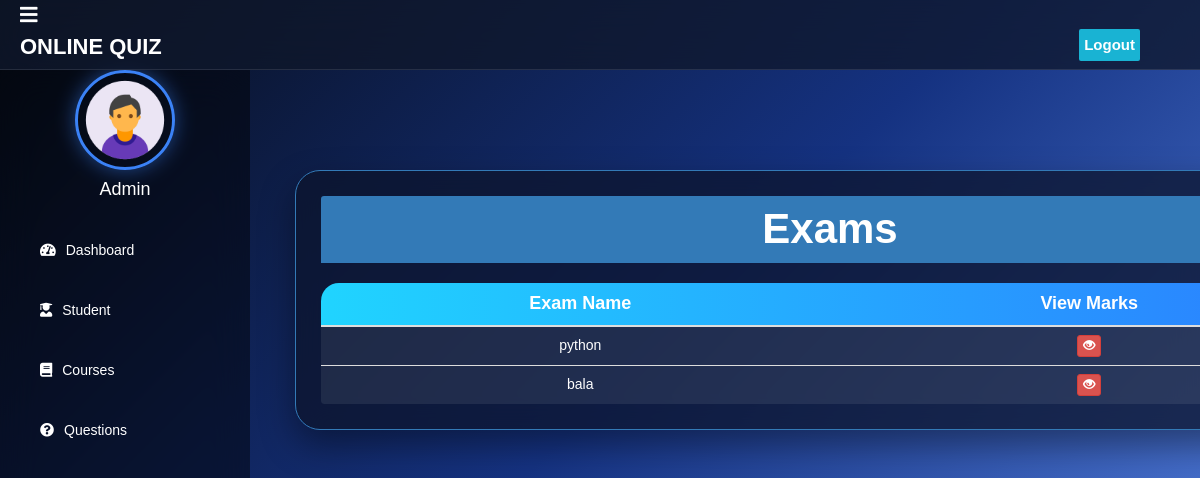
The page /admin-view-marks/9 (signed in) on the database as committed earlier.
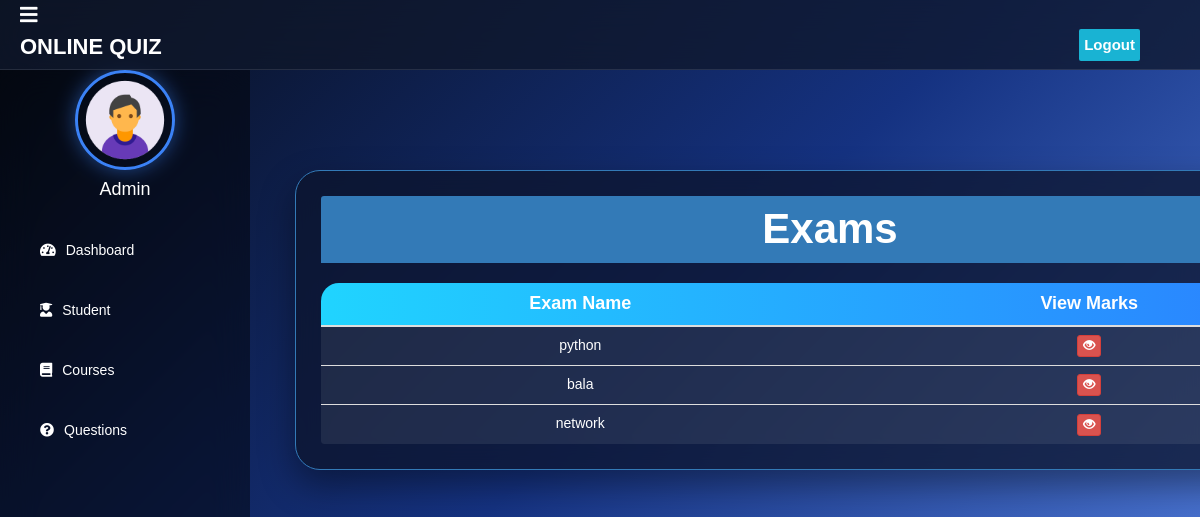
The same page on the database as committed later.
### quiz/models.py (models this page shows, shortened)
class Course(models.Model):
   course_name = models.CharField(max_length=50)
   question_number = models.PositiveIntegerField(default=0)
   total_marks = models.PositiveIntegerField(default=0)

### quiz/views.py (the view)
# urls.py: path('admin-view-marks/<int:pk>', views.admin_view_marks_view, name='admin-view-marks'),
@login_required(login_url='adminlogin')
def admin_view_marks_view(request,pk):
    courses = models.Course.objects.all()
    response =  render(request,'quiz/admin_view_marks.html',{'courses':courses})
    response.set_cookie('student_id',str(pk))
    return response

### templates/quiz/admin_view_marks.html (shortened to what this page needs)
{% extends 'quiz/adminbase.html' %}
{% block content %}
{%load static%}
<head>
  <link href="//netdna.bootstrapcdn.com/bootstrap/3.0.0/css/bootstrap.min.css" rel="stylesheet" id="bootstrap-css">
</head>
<br><br>
<div class="container">
  <div class="panel panel-primary">
    <div class="panel-heading">
      <h6 class="panel-title">Exams</h6>
    </div>
    <table class="table table-hover" id="dev-table">
      <thead>
        <tr>
          <th>Exam Name</th>
          <th>View Marks</th>
        </tr>
      </thead>
      {% for t in courses %}
      <tr>
        <td> {{t.course_name}}</td>
        <td><a class="btn btn-danger btn-xs" href="{% url 'admin-check-marks' t.id  %}"><span class="glyphicon glyphicon-eye-open"></span></a></td>
      </tr>
      {% endfor %}
    </table>
  </div>
</div>
<br><br><br><br><br><br>
{% endblock content %}

Rows that differ between the two databases and show on the page:
added Course: course_name "network"
